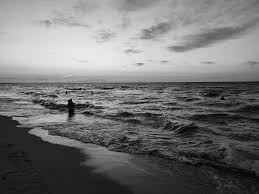
#> input picture Activity 3/sample.jpg, 259 x 194 px
$ python load_display_save.py --image sample.jpg
#> lines starting #> are read from the running program, lines starting #| are printed output that depends on the picture; after the words box and inside, x2 and y2 are one past the last pixel; in counts of white or black regions, pixels touching at a corner belong together
from __future__ import print_function
import argparse
import cv2

ap = argparse.ArgumentParser()
ap.add_argument("-i", "--image", required = True, help = "Path to the image")
args = vars(ap.parse_args())

image = cv2.imread(args["image"])
#> image is the input picture: shape (194, 259, 3); mean B, G, R 116.3, 115.4, 114.9
cv2.imshow("Original", image)

(b, g, r) = image[0, 0]
#> b = 153; g = 153; r = 153
print("Pixel at (0, 0) - Red: {}, Green: {}, Blue: {}".format(r, g, b))
#| Pixel at (0, 0) - Red: 153, Green: 153, Blue: 153

image[0, 0] = (0, 0, 255)
#> image: shape (194, 259, 3); under 0.01% of pixels changed, all inside (x1, y1, x2, y2) = (0, 0, 1, 1)
(b, g, r) = image[0, 0]
#> b = 0; g = 0; r = 255
print("Pixel at (0, 0) - Red: {}, Green: {}, Blue: {}".format(r, g, b))
#| Pixel at (0, 0) - Red: 255, Green: 0, Blue: 0

corner = image[0:100, 0:100]
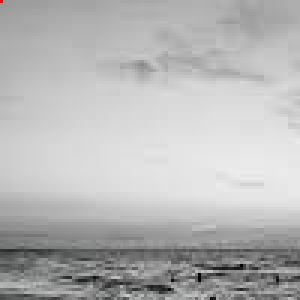
#> corner: shape (100, 100, 3) (shown 3 times larger); mean B, G, R 182.6, 182.6, 182.5
cv2.imshow("Corner", corner)
image[0:100, 0:100] = (0, 255, 0)
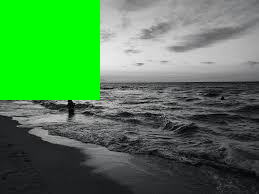
#> image: shape (194, 259, 3); mean B, G, R 80, 129.8, 78.5

cv2.imshow("Updated", image)
cv2.waitKey(0)
